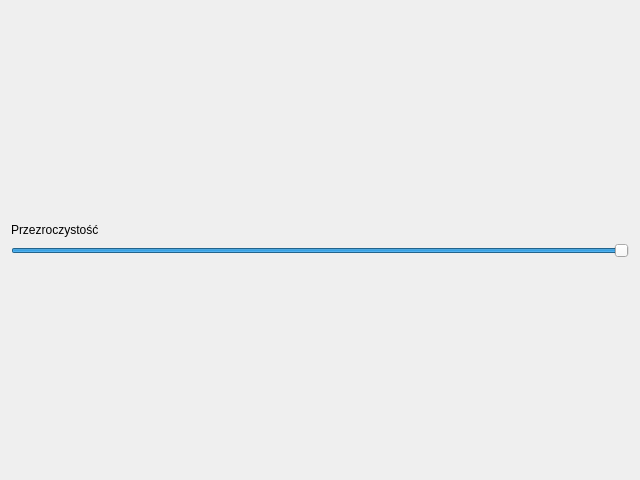
<?xml version="1.0" encoding="UTF-8"?>
<ui version="4.0">
 <class>Okno</class>
 <widget class="QWidget" name="Okno">
  <property name="geometry">
   <rect>
    <x>0</x>
    <y>0</y>
    <width>640</width>
    <height>480</height>
   </rect>
  </property>
  <property name="windowTitle">
   <string>Form</string>
  </property>
  <layout class="QGridLayout" name="gridLayout">
   <item row="0" column="0">
    <layout class="QVBoxLayout" name="verticalLayout">
     <item>
      <spacer name="verticalSpacer_2">
       <property name="orientation">
        <enum>Qt::Vertical</enum>
       </property>
       <property name="sizeHint" stdset="0">
        <size>
         <width>20</width>
         <height>40</height>
        </size>
       </property>
      </spacer>
     </item>
     <item>
      <widget class="QLabel" name="label">
       <property name="text">
        <string>Przezroczystość</string>
       </property>
      </widget>
     </item>
     <item>
      <widget class="QSlider" name="horizontalSlider">
       <property name="minimum">
        <number>0</number>
       </property>
       <property name="maximum">
        <number>100</number>
       </property>
       <property name="sliderPosition">
        <number>100</number>
       </property>
       <property name="orientation">
        <enum>Qt::Horizontal</enum>
       </property>
      </widget>
     </item>
     <item>
      <spacer name="verticalSpacer">
       <property name="orientation">
        <enum>Qt::Vertical</enum>
       </property>
       <property name="sizeHint" stdset="0">
        <size>
         <width>20</width>
         <height>40</height>
        </size>
       </property>
      </spacer>
     </item>
    </layout>
   </item>
  </layout>
 </widget>
 <resources/>
 <connections/>
</ui>
